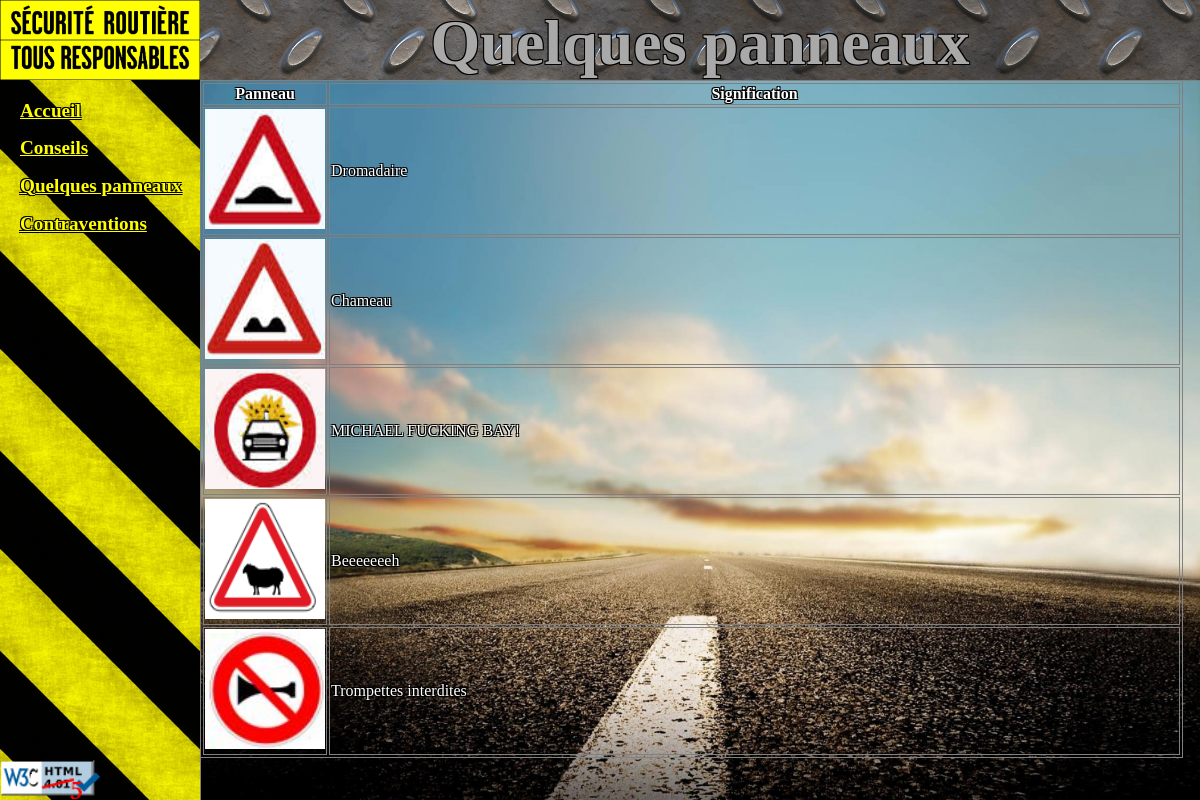
The page /entrainement/panneaux.php on the database as committed earlier.
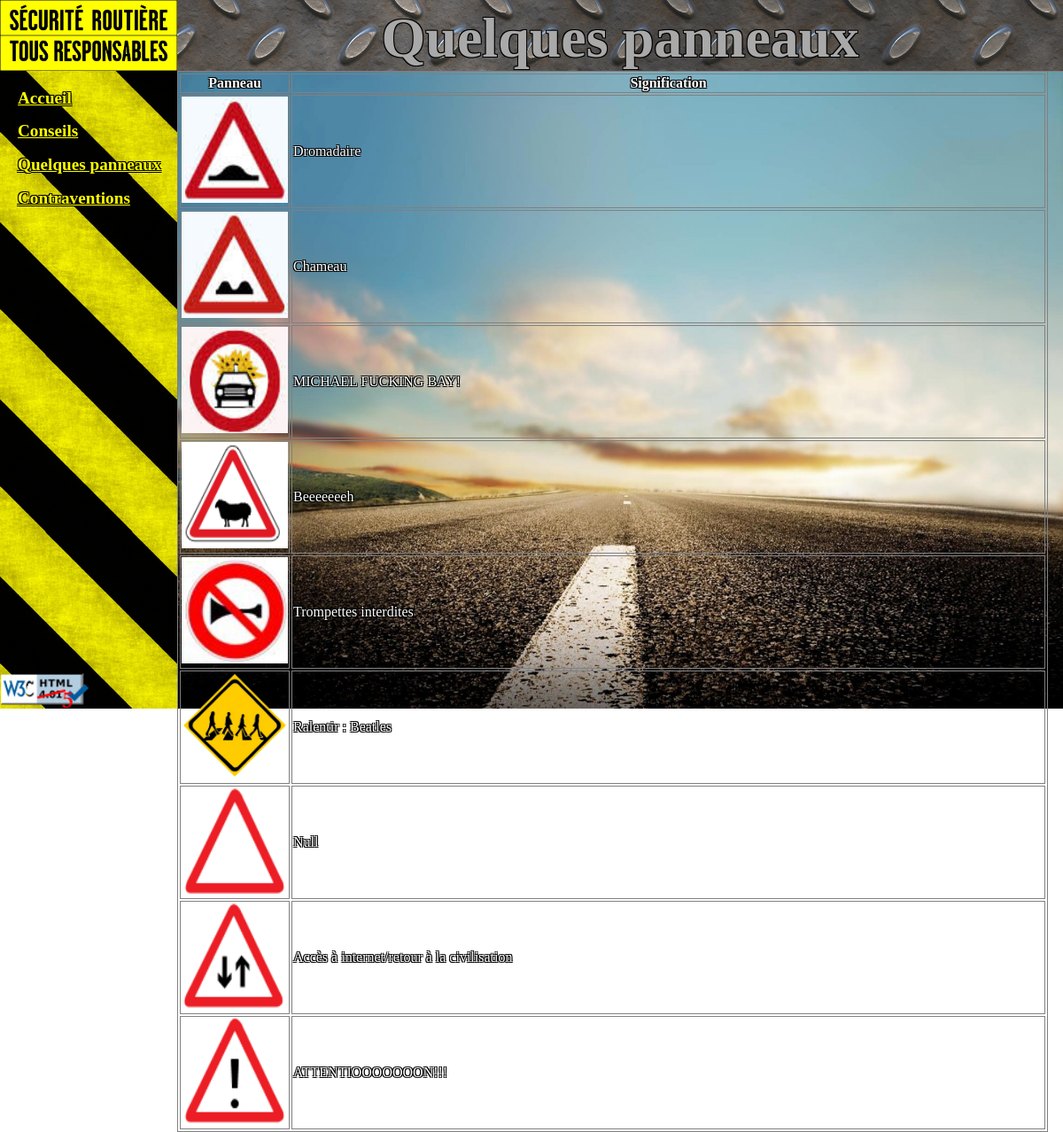
The same page on the database as committed later.
### tables this page shows
CREATE TABLE `panneaux` (
  `id` int(11) NOT NULL,
  `description` text NOT NULL,
  `img` varchar(255) DEFAULT NULL
);

### entrainement/panneaux.php (the view, shortened to what this page needs)
<table>
  <tr>
    <th>Panneau</th>
    <th>Signification</th>
  </tr>
    <?php
    try {
        $db = new PDO("mysql:host=localhost;dbname=securoute", "root", "");
    } catch (PDOException $e) {
        echo $e;
    }
    $query = "SELECT * FROM panneaux";
    $prep = $db->prepare($query);
    $prep->execute();
    $data = $prep->fetchAll();
    foreach ($data as $key => $value) { ?>
        <tr>
            <td class='panneau'><img src="<?= $value['img'] ?>" /></td>
            <td class='desc'> <?= $value['description'] ?> </td>
        </tr>
    <?php } ?>
</table>

### css/style.css (style rules this page uses)
body { font-family: "Times New Roman", Georgia, Serif; overflow-x: hidden; }
.logo { width: 200px; }
.head { border-bottom: 1px gray ridge; background-color: #FFFFFF; position: fixed; top: 0; right: 0; left: 200px; height: 80px; z-index: 998; line-height: 0; color: darkgray; text-shadow: -1px -1px 0 #000, 1px -1px 0 #000, -1px 1px 0 #000, 1px 1px 0 #000; background-image: url("/ressources/bghead.jpg"); }
.validite { width: 100px; position: absolute; bottom: 0; }
.nav { font-size: 120%; text-align: left; }
a:link { color: yellow; }
nav { position: fixed; top: 0; left: 0; float: left; width: 200px; border-right: 1px gray ridge; min-height: 100vh; background-color: #FFFFFF; z-index: 997; background: url("/ressources/bgnav.png"); color: orange; text-shadow: -1px -1px 0 #000, 1px -1px 0 #000, -1px 1px 0 #000, 1px 1px 0 #000; }
section { position: absolute; top: 80px; left: 200px; background-image: url("/ressources/bg.jpg"); background-size: calc(100vw - 200px) calc(100vh - 80px); background-repeat: no-repeat; background-attachment: fixed; background-position: 200px 80px; min-width: calc(100vw - 200px); min-height: calc(100vh - 80px); text-shadow: -1px -1px 0 #000, 1px -1px 0 #000, -1px 1px 0 #000, 1px 1px 0 #000; color: white; }
h1 { font-size: 400%; text-align: center; }
nav li { position: relative; left: -20px; list-style-type: none; list-style-position: outside; width: 200px; }
table, th, td, tr { border: 1px gray ridge; }
table { width: calc(100vw - 217px); }
.panneau { width: 120px; height: 120px; }
.panneau img { width: inherit; height: inherit; }
.desc { width: calc(100vw - 337px); }

Rows that differ between the two databases and show on the page:
added panneaux: img (picture), description "Ralentir : Beatles"
added panneaux: img (picture), description "Null"
added panneaux: img (picture), description "Accès à internet/retour à la civilisation"
added panneaux: img (picture), description "ATTENTIOOOOOOON!!!"
